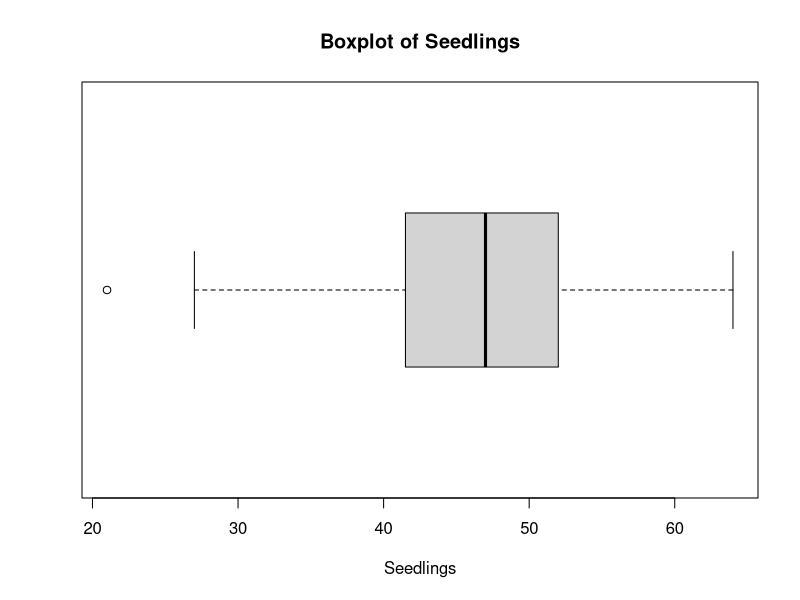
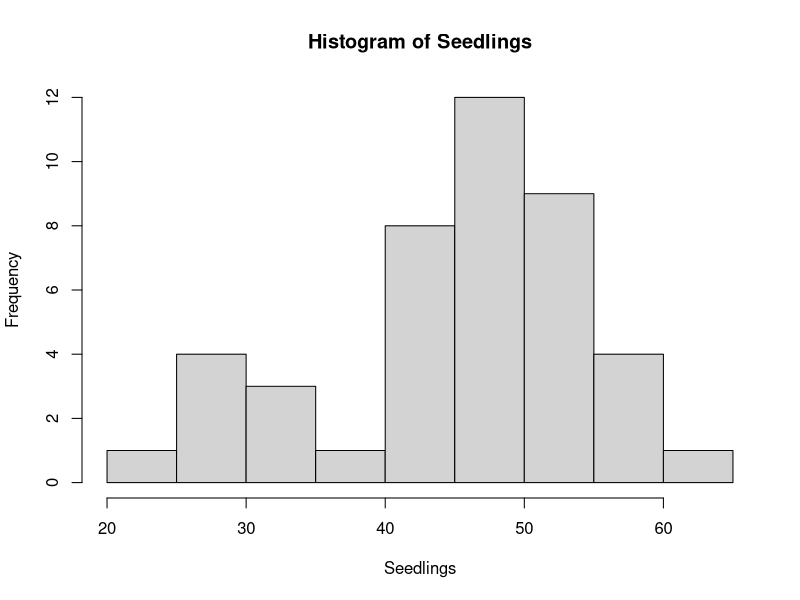

These figures' R source, in order:
#Q4
seedlings <- c(45, 52, 48, 41, 56, 46, 44, 42, 48, 53,
51, 53, 51, 32, 56, 21, 49, 56, 28, 35, 64,
48, 46, 43, 52, 50, 54, 47, 44, 47, 50, 49,
52, 28, 36, 54, 41, 29, 35, 58, 42, 46, 27)
#a - median
median(seedlings)
#b - mean
mean(seedlings)
#c - variance
var(seedlings)
#d - standard deviation
sd(seedlings)
#e - quartiles
quantile(seedlings)
#f -70th percentile of data
quantile(seedlings, .70)
#g - range
range(seedlings)
#h - IQR
IQR(seedlings)
#i - sort the data from largest to smallest
sort(seedlings, TRUE)
#j -boxplot
boxplot(seedlings, main = "Boxplot of Seedlings", xlab = "Seedlings", horizontal = TRUE)
#k - histogram
hist(seedlings, main = "Histogram of Seedlings", xlab = "Seedlings")

